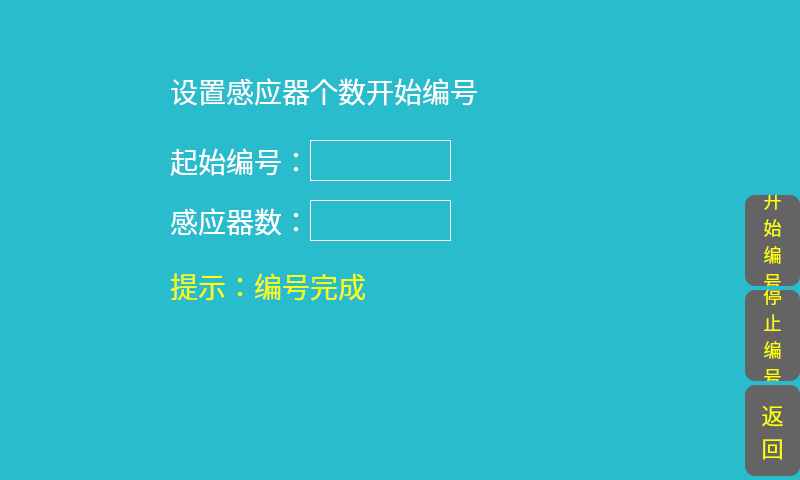
<?xml version="1.0" encoding="UTF-8"?>
<ui version="4.0">
 <class>BtsrSetID</class>
 <widget class="QDialog" name="BtsrSetID">
  <property name="geometry">
   <rect>
    <x>0</x>
    <y>0</y>
    <width>800</width>
    <height>480</height>
   </rect>
  </property>
  <property name="windowTitle">
   <string>Dialog</string>
  </property>
  <property name="styleSheet">
   <string notr="true">QWidget{
background-color: rgb(41, 188, 204);
}
QToolButton{
background-color:transparent;
color:white;
font-size:24px;
border:1px solid white;
}
QLabel{
color:white;
font-size:28px;
}</string>
  </property>
  <widget class="QPushButton" name="return_btn">
   <property name="geometry">
    <rect>
     <x>745</x>
     <y>385</y>
     <width>55</width>
     <height>91</height>
    </rect>
   </property>
   <property name="font">
    <font>
     <pointsize>-1</pointsize>
    </font>
   </property>
   <property name="styleSheet">
    <string notr="true">border-radius:10;background-color: rgb(100, 100, 100);font-size:22px;color:rgb(255, 255, 0);

</string>
   </property>
   <property name="text">
    <string>返
回</string>
   </property>
  </widget>
  <widget class="QLabel" name="label">
   <property name="geometry">
    <rect>
     <x>170</x>
     <y>200</y>
     <width>141</width>
     <height>41</height>
    </rect>
   </property>
   <property name="text">
    <string>感应器数：</string>
   </property>
  </widget>
  <widget class="QToolButton" name="toolButton_setnum">
   <property name="geometry">
    <rect>
     <x>310</x>
     <y>200</y>
     <width>141</width>
     <height>41</height>
    </rect>
   </property>
   <property name="text">
    <string/>
   </property>
   <property name="checkable">
    <bool>false</bool>
   </property>
  </widget>
  <widget class="QPushButton" name="pushButton_setid">
   <property name="geometry">
    <rect>
     <x>745</x>
     <y>195</y>
     <width>55</width>
     <height>91</height>
    </rect>
   </property>
   <property name="styleSheet">
    <string notr="true">border-radius:10;background-color: rgb(100, 100, 100);font-size:18px;color:rgb(255, 255, 0);

</string>
   </property>
   <property name="text">
    <string>开
始
编
号</string>
   </property>
  </widget>
  <widget class="QLabel" name="label_2">
   <property name="geometry">
    <rect>
     <x>170</x>
     <y>70</y>
     <width>371</width>
     <height>41</height>
    </rect>
   </property>
   <property name="text">
    <string>设置感应器个数开始编号</string>
   </property>
  </widget>
  <widget class="QLabel" name="label_3">
   <property name="geometry">
    <rect>
     <x>170</x>
     <y>270</y>
     <width>291</width>
     <height>31</height>
    </rect>
   </property>
   <property name="styleSheet">
    <string notr="true">color:yellow;</string>
   </property>
   <property name="text">
    <string>提示：编号完成</string>
   </property>
  </widget>
  <widget class="QPushButton" name="pushButton_setid_stop">
   <property name="geometry">
    <rect>
     <x>745</x>
     <y>290</y>
     <width>55</width>
     <height>91</height>
    </rect>
   </property>
   <property name="styleSheet">
    <string notr="true">border-radius:10;background-color: rgb(100, 100, 100);font-size:18px;color:rgb(255, 255, 0);

</string>
   </property>
   <property name="text">
    <string>停
止
编
号</string>
   </property>
  </widget>
  <widget class="QToolButton" name="toolButton_start">
   <property name="geometry">
    <rect>
     <x>310</x>
     <y>140</y>
     <width>141</width>
     <height>41</height>
    </rect>
   </property>
   <property name="text">
    <string/>
   </property>
   <property name="checkable">
    <bool>false</bool>
   </property>
  </widget>
  <widget class="QLabel" name="label_4">
   <property name="geometry">
    <rect>
     <x>170</x>
     <y>140</y>
     <width>141</width>
     <height>41</height>
    </rect>
   </property>
   <property name="text">
    <string>起始编号：</string>
   </property>
  </widget>
  <zorder>return_btn</zorder>
  <zorder>label</zorder>
  <zorder>pushButton_setid</zorder>
  <zorder>label_2</zorder>
  <zorder>label_3</zorder>
  <zorder>pushButton_setid_stop</zorder>
  <zorder>label_4</zorder>
  <zorder>toolButton_setnum</zorder>
  <zorder>toolButton_start</zorder>
 </widget>
 <resources/>
 <connections/>
</ui>
